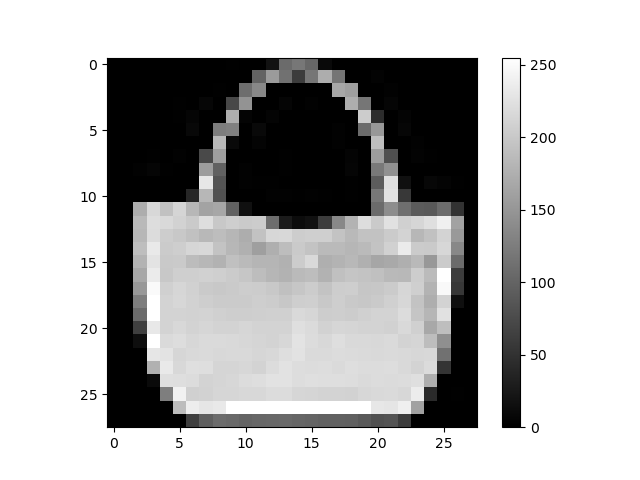

Recreate this plot in Python.
""" p7_5.py """

import matplotlib.pyplot as plt
import tensorflow as tf
import keras

print("tensorflow: ", tf.__version__)
print("keras: ", keras.__version__)

(train_images, train_labels), \
(test_images, test_labels) = \
keras.datasets.fashion_mnist.load_data()

print('train_image.shape: ', train_images.shape)
print('len(train_labels): ', len(train_labels))
print('train_labels: ', train_labels)
print('---')
print('test_images.shape: ', test_images.shape)
print('len(test_labels): ', len(test_labels))
print('test_labels: ', test_labels)

print('---')
N = 100
print('item_id: ', N)

plt.figure()
plt.imshow(train_images[N], cmap='gray')
plt.colorbar()
plt.grid(False)
# plt.show()
plt.savefig("p7_5.png")
